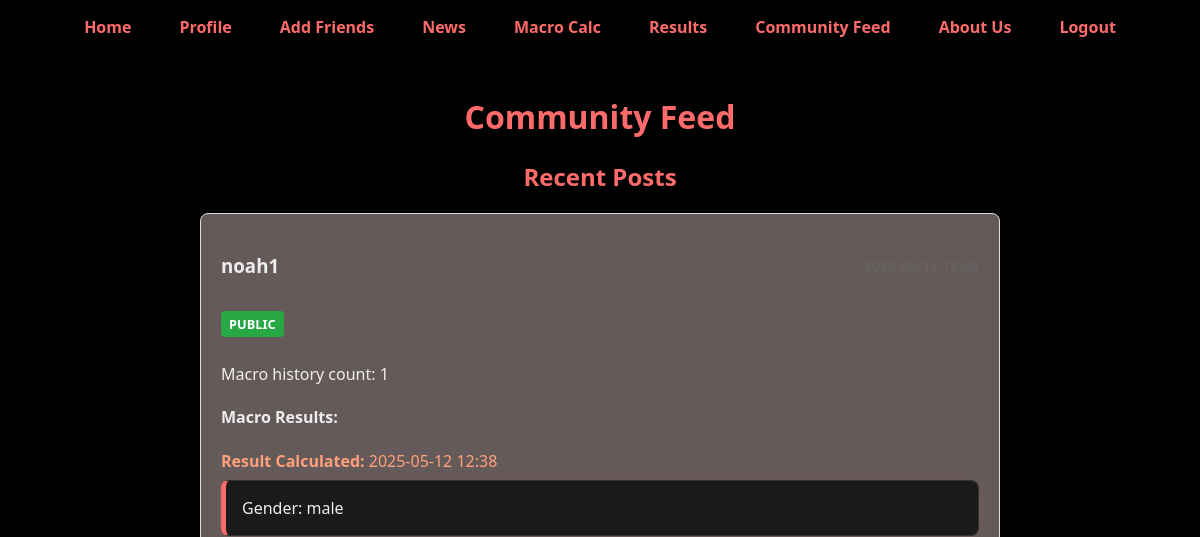
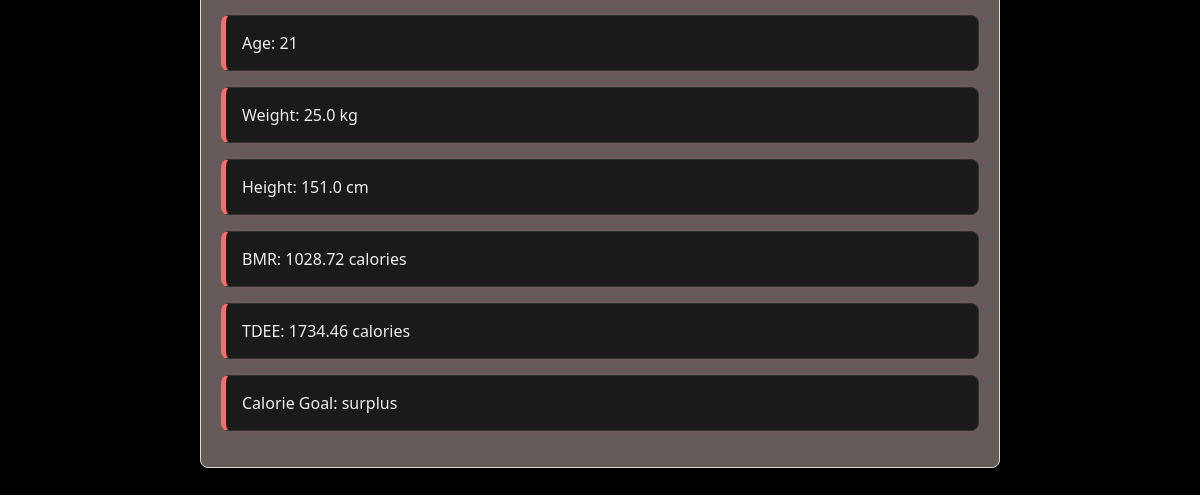
/feed (signed in), run on an earlier commit of the app's database (2 pictures, top to bottom).
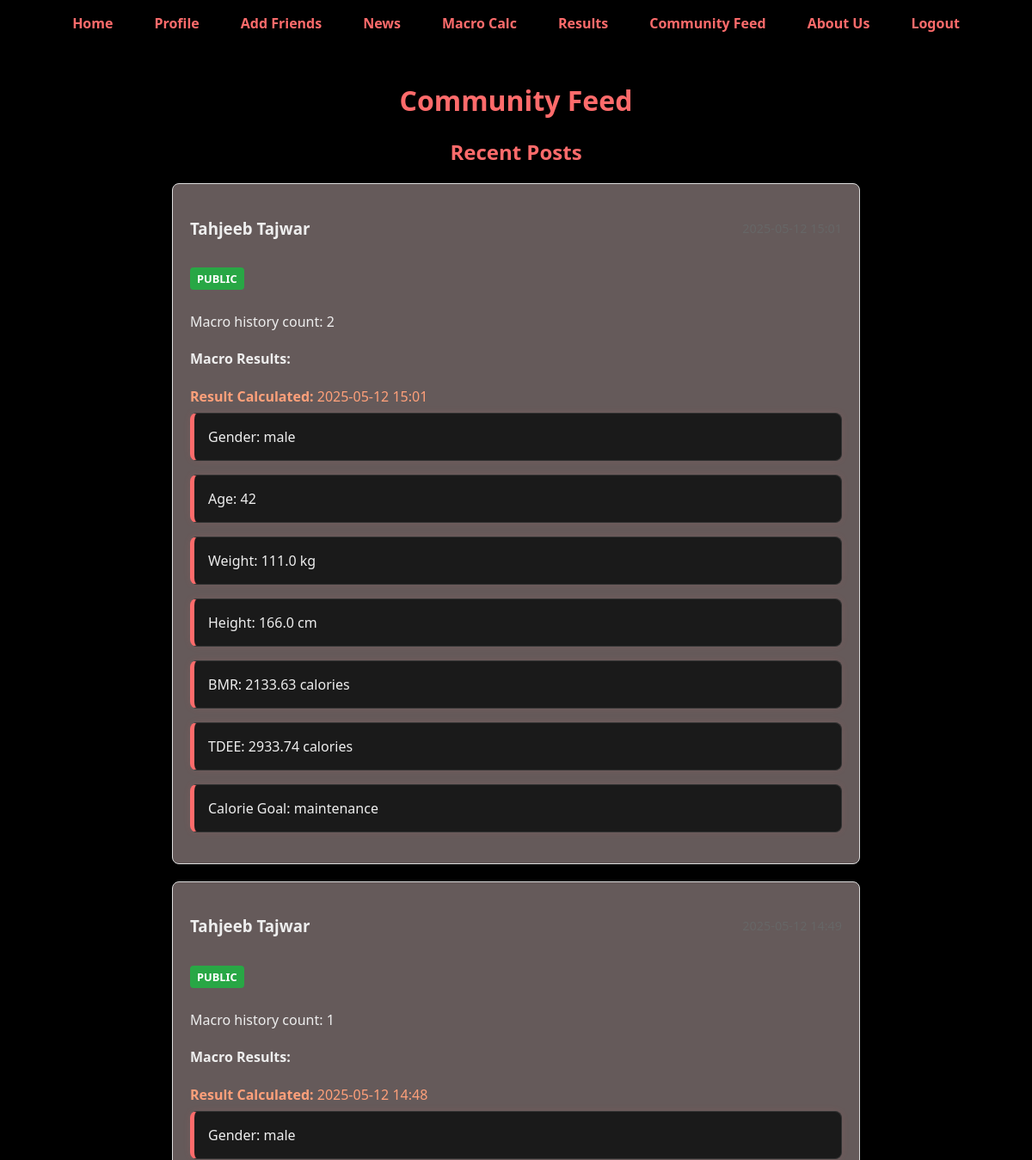
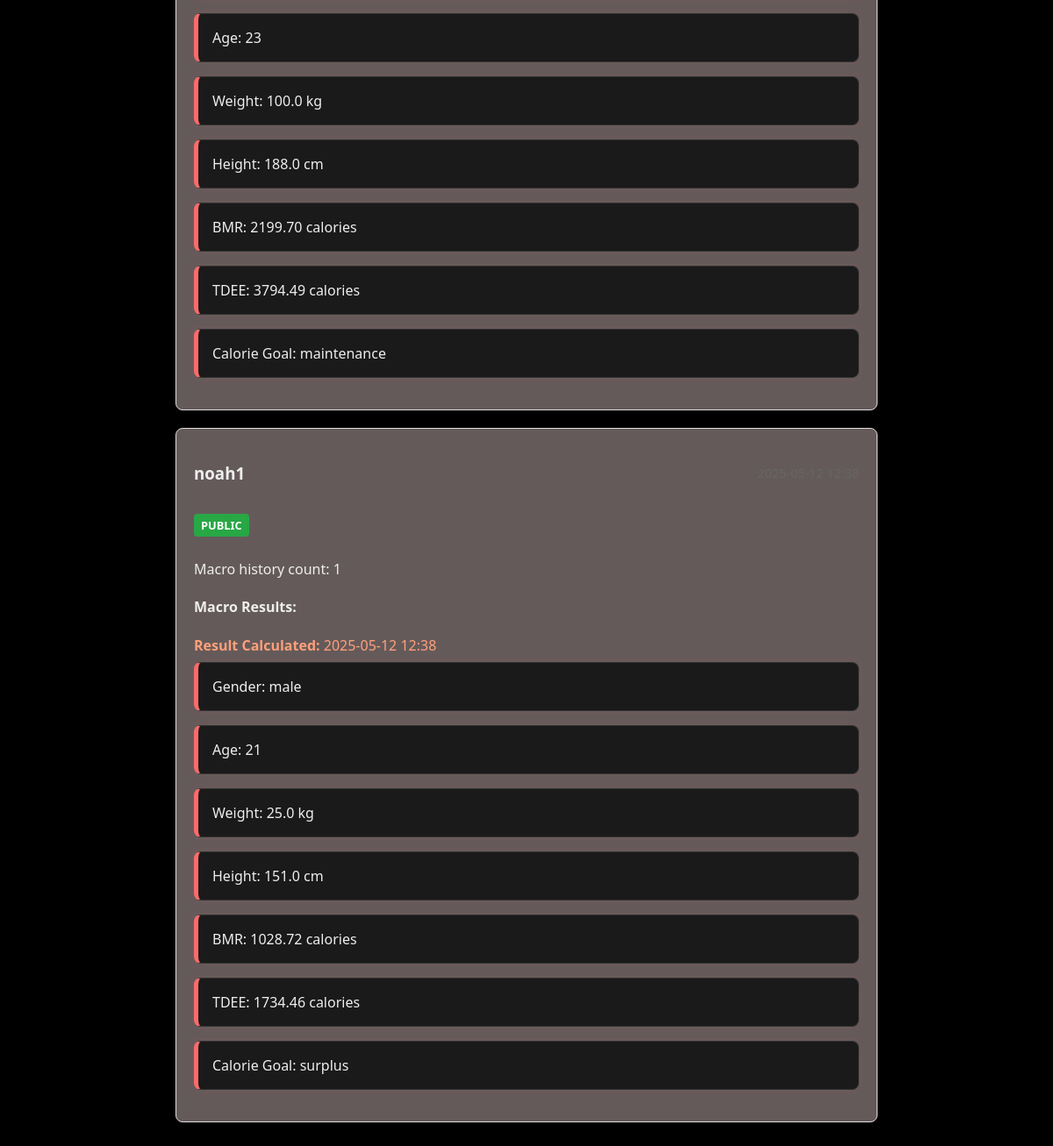
And on a later commit of the database (2 pictures, top to bottom).
### app/models.py (models this page shows)
class FeedPost(db.Model):
    id = db.Column(db.Integer, primary_key=True, autoincrement=True)
    timestamp = db.Column(db.DateTime, default=datetime.utcnow)
    user_id = db.Column(db.Integer, db.ForeignKey('user.id'), nullable=False)
    macro_post_id = db.Column(db.Integer, db.ForeignKey('macro_post.id'), nullable=False)
    visibility = db.Column(db.String(20), nullable=False, server_default='public')  # 'public', 'friends', 'private'
    user = db.relationship('User', backref='feed_posts')
    macro_post = db.relationship('MacroPost', backref='feed_entries')

class User(db.Model, UserMixin):
    id = db.Column(db.Integer, primary_key=True)
    name = db.Column(db.String(80), unique=True, nullable=False)
    email = db.Column(db.String(120), unique=True, nullable=False)
    password = db.Column(db.String(120), nullable=False)
    gender = db.Column(db.String(10))
    age = db.Column(db.Integer)
    profile_picture = db.Column(db.String(255), default='placeholder-profile.jpg')
    requests_sent = db.relationship(
        'FriendRequest',
        foreign_keys='FriendRequest.requester_id',
        back_populates='requester',
        lazy='dynamic'
    )
    requests_received = db.relationship(
        'FriendRequest',
        foreign_keys='FriendRequest.receiver_id',
        back_populates='receiver',
        lazy='dynamic'
    )
    friends = db.relationship(
        'User',
        secondary=friend_assoc,
        primaryjoin=(id == friend_assoc.c.user_id),
        secondaryjoin=(id == friend_assoc.c.friend_id),
        lazy='dynamic'
    )

class MacroPost(db.Model):
    id = db.Column(db.Integer, primary_key=True)
    gender = db.Column(db.String(10), nullable=False)
    age = db.Column(db.Integer, nullable=False)
    weight = db.Column(db.Float, nullable=False)
    height = db.Column(db.Float, nullable=False)
    bmr = db.Column(db.Float, nullable=False)
    tdee = db.Column(db.Float, nullable=False)
    calorie_goal = db.Column(db.String(10), nullable=False, server_default='maintain')
    timestamp = db.Column(db.DateTime, server_default=db.func.now())
    user_id = db.Column(db.Integer, db.ForeignKey('user.id'), nullable=False)
    user = db.relationship('User', backref=db.backref('macroposts', lazy=True))

### app/routes.py (the view)
@app.route("/feed", methods=["GET"])
@login_required
def feed():
    friend_ids = [friend.id for friend in current_user.friends]
    posts_query = FeedPost.query.filter(
        or_(
            FeedPost.visibility == 'public',  # All public posts
            (FeedPost.visibility == 'friends') & (FeedPost.user_id.in_(friend_ids)),  # Friends' posts with 'friends' visibility
            FeedPost.user_id == current_user.id  # All posts by current user
        )
    ).options(
        joinedload(FeedPost.user),
        joinedload(FeedPost.macro_post)
    ).order_by(FeedPost.timestamp.desc())
    posts = posts_query.all()
    for post in posts:
        all_history = (MacroPost.query
            .filter(MacroPost.user_id == post.user.id)
            .order_by(MacroPost.timestamp.asc())
            .all())
        idx = next((i for i, m in enumerate(all_history) if m.id == post.macro_post.id), None)
        if idx is not None:
            macro_history = all_history[:idx+1]
        else:
            macro_history = all_history
        post.macro_history = macro_history
    return render_template("community.html", posts=posts)

### app/__init__.py (called while the page is built)
@login_manager.user_loader
def load_user(user_id):
    return User.query.get(int(user_id))

### app/templates/community.html (shortened to what this page needs)
{% extends "base.html" %}
{% block content %}
<div class="container">
  <h1>Community Feed</h1>
  <div class="community-posts macro-history">
      {% if posts %}
        <h2>Recent Posts</h2>
        {% for post in posts %}
          <div class="post" class="community-posts macro-history">
            <div class="post-header">
              <h3>{{ post.user.name }}</h3>
              <span class="post-date">{{ post.timestamp.strftime('%Y-%m-%d %H:%M') }}</span>
            </div>
            <div class="visibility-badge
                {% if post.visibility == 'public' %}visibility-public{% endif %}
                {% if post.visibility == 'private' %}visibility-private{% endif %}">
                {{ post.visibility }}
            </div>
            <p>Macro history count: {{ post.macro_history|length }}</p>
            <div class="post-content">
              <div class="macro-history">
                <h4>Macro Results:</h4>
                <p style="color:#ffa07a; margin-bottom: 0.5em;">
                  <strong>Result Calculated:</strong> {{ post.macro_post.timestamp.strftime('%Y-%m-%d %H:%M') }}
                </p>
                <ul>
                  <li>Gender: {{ post.macro_post.gender }}</li>
                  <li>Age: {{ post.macro_post.age }}</li>
                  <li>Weight: {{ "%.1f"|format(post.macro_post.weight) }} kg</li>
                  <li>Height: {{ "%.1f"|format(post.macro_post.height) }} cm</li>
                  <li>BMR: {{ "%.2f"|format(post.macro_post.bmr) }} calories</li>
                  <li>TDEE: {{ "%.2f"|format(post.macro_post.tdee) }} calories</li>
                  <li>Calorie Goal: {{ post.macro_post.calorie_goal }}</li>
                </ul>
              </div>
            </div>
          </div>
        {% endfor %}
      {% else %}
        <h2>No posts available yet.</h2>
        <p>Be the first to create a post!</p>
      {% endif %}
  </div>
</div>
{% endblock %}

### app/templates/base.html (shortened to what this page needs)
<!DOCTYPE html>
<html lang="en">
<head>
  <link rel="stylesheet" href="{{ url_for('static', filename='css/style.css') }}">
</head>
<body>
  <header>
    <nav>
      <ul>
        <li><a href="{{ url_for('home') }}">Home</a></li>
        {% if current_user.is_authenticated %}
          <li><a href="{{ url_for('profile') }}">Profile</a></li>
          <li><a href="{{ url_for('friends') }}">Add Friends</a></li>
          <li><a href="{{ url_for('news') }}">News</a></li>
        {% else %}
          <li><a href="{{ url_for('login') }}">Login</a></li>
          <li><a href="{{ url_for('calculator') }}">Macro Calc</a></li>
        {% endif %}
        {% if current_user.is_authenticated and request.endpoint != 'view_user_profile' %}
        <li><a href="{{ url_for('calculator') }}">Macro Calc</a></li>
        {% endif %}
        <li><a href="{{ url_for('results') }}">Results</a></li>
        <li><a href="{{ url_for('feed') }}">Community Feed</a></li>
        <li><a href="{{ url_for('about') }}">About Us</a></li>
        {% if current_user.is_authenticated %}
          <li><a href="{{ url_for('logout') }}">Logout</a></li>
        {% endif %}
      </ul>
    </nav>
  </header>
  <main>
    {% block content %}
    {% endblock %}
  </main>
</body>
</html>

### app/static/css/style.css (style rules this page uses)
body { background-color: #000; color: #eee; font-family: 'Segoe UI', Tahoma, Geneva, Verdana, sans-serif; margin: 0; padding: 0; }
h1, h2 { color: #ff6b6b; text-align: center; }
header { padding: 1rem 2rem; }
nav ul { list-style: none; display: flex; justify-content: flex-end; gap: 1rem; padding: 0; margin: 0; }
nav a { position: relative; color: #ff6b6b; font-weight: bold; text-decoration: none; padding: 0.5rem 1rem; transition: color 0.3s ease; }
nav a::after { content: ''; position: absolute; left: 0; bottom: 0; height: 2px; width: 0%; background-color: #ff6b6b; transition: width 0.3s ease; }
.macro-history ul { list-style: none; padding: 0; margin: 0; }
.macro-history li { background-color: #1a1a1a; border: 1px solid #333; border-left: 5px solid #ff6b6b; border-radius: 8px; padding: 1rem; margin-bottom: 1rem; box-shadow: 0 0 8px rgba(255, 107, 107, 0.1); transition: transform 0.2s ease; }
.macro-history strong { color: #ffa07a; }
.community-posts .macro-history { padding: 0; }
.community-posts .macro-history p { margin: 0; padding: 0; }
nav ul { flex-wrap: wrap; justify-content: center; }

### app/templates/community.html (style rules this page uses)
.container { max-width: 800px; margin: 0 auto; padding: 20px; }
.post { background: rgb(101, 90, 90); border: 1px solid #ddd; border-radius: 8px; padding: 20px; margin-bottom: 20px; box-shadow: 0 2px 4px rgba(0,0,0,0.1); }
.post-header { display: flex; justify-content: space-between; align-items: center; margin-bottom: 15px; }
.post-date { color: #666; font-size: 0.9em; }
.visibility-badge { display: inline-block; padding: 4px 8px; border-radius: 4px; font-size: 0.8em; font-weight: bold; margin-bottom: 10px; text-transform: uppercase; }
.visibility-public { background-color: #28a745; color: white; }

What changed in the data, as far as the page shows it:
added FeedPost: user.name "Tahjeeb Tajwar", visibility "PUBLIC", macro_history|length "2", macro_post.timestamp "2025-05-12 15:01", macro_post.gender "male", macro_post.age "42", macro_post.calorie_goal "maintenance"
added MacroPost: macro_post.weight "111.0", macro_post.height "166.0", macro_post.bmr "2133.63", macro_post.tdee "2933.74"
added FeedPost: user.name "Tahjeeb Tajwar", visibility "PUBLIC", macro_history|length "1", macro_post.timestamp "2025-05-12 14:48", macro_post.gender "male", macro_post.age "23", macro_post.calorie_goal "maintenance"
added MacroPost: macro_post.weight "100.0", macro_post.height "188.0", macro_post.bmr "2199.70", macro_post.tdee "3794.49"
